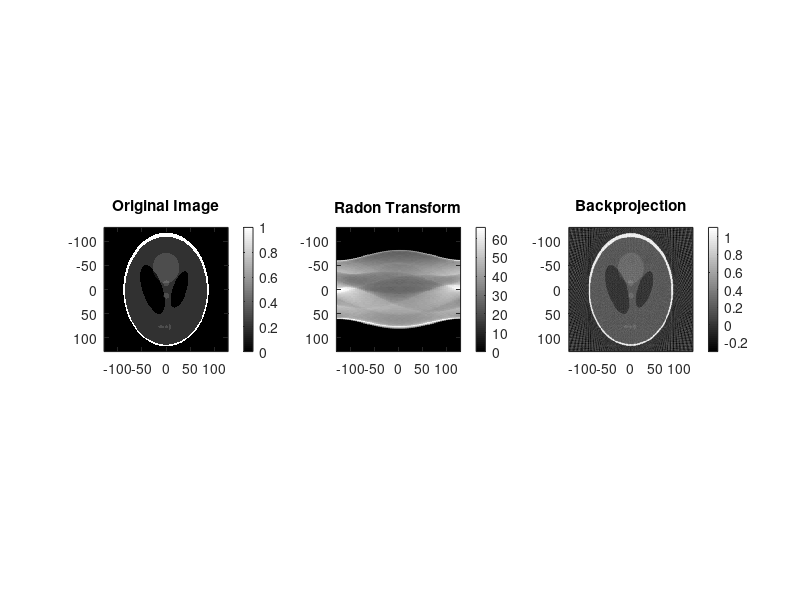
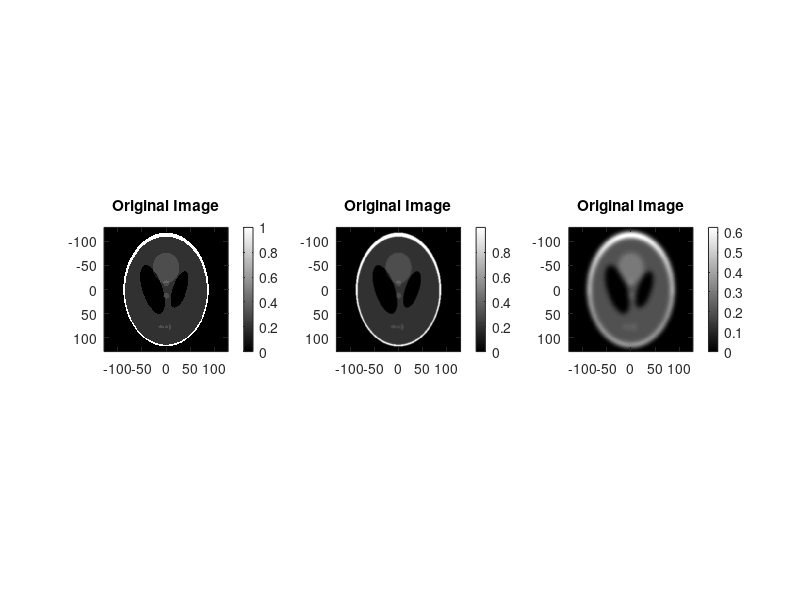

Write MATLAB code to recreate these figures, in order.
tic;
%% (A) Radon transform and Inverse Radon with filter
phant = phantom(256);

x=linspace(-128,128,256);
y=linspace(-128,128,256);
figure,subplot(1,3,1),imagesc(x,y,phant);
title('Original Image')
colormap(gray);
axis square;
colorbar;

% computing radon transform
angles = 0:3:177;
radTrans = radon(phant,angles);
subplot(1,3,2),imagesc(x,y,radTrans);
title('Radon Transform')
colormap(gray);
axis square;
colorbar;
% computing backprojection
iradTrans = iradon(radTrans,angles);
subplot(1,3,3),imagesc(x,y,iradTrans);
title('Backprojection')
colormap(gray);
axis square;
colorbar;


%% (A) Radon transform on blurred images
phant = phantom(256);
phant1 = conv2(phant, fspecial ('gaussian', 11, 1),'same');
phant5 = conv2(phant, fspecial ('gaussian', 51, 5),'same');

x=linspace(-128,128,256);
y=linspace(-128,128,256);
figure,subplot(1,3,1),imagesc(x,y,phant);
title('Original Image')
colormap(gray);
axis square;
colorbar;
subplot(1,3,2),imagesc(x,y,phant1);
title('Original Image')
colormap(gray);
axis square;
colorbar;
subplot(1,3,3),imagesc(x,y,phant5);
title('Original Image')
colormap(gray);
axis square;
colorbar;

toc;

